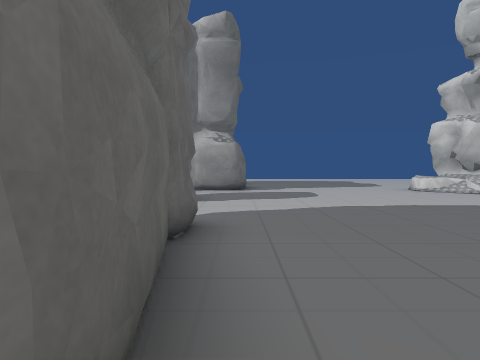
view 1 (above)

24 first-person views from a walk through a Unity game level. The camera is 1.4 m above the floor, tilts 2° down and sees 70° across. The floor is counted in squares, 2 m on a side. Each view is taken from the middle of a square. On the plan, view 1 faces up. The plan holds only what a view shows up to about 11 squares ahead; the rest is blank. The place goes on beyond the plan. Some surface patterns are stand-ins.

view 2
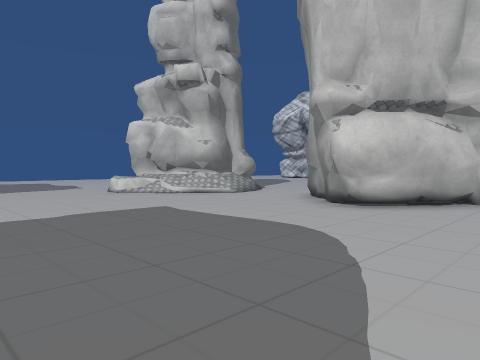

view 3
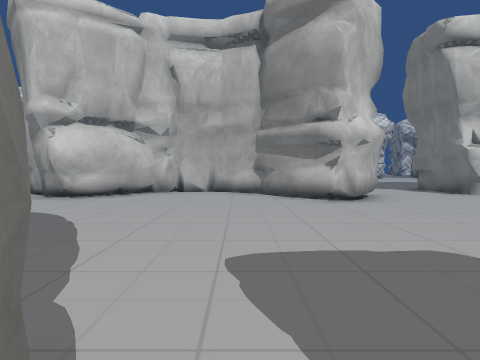

view 4
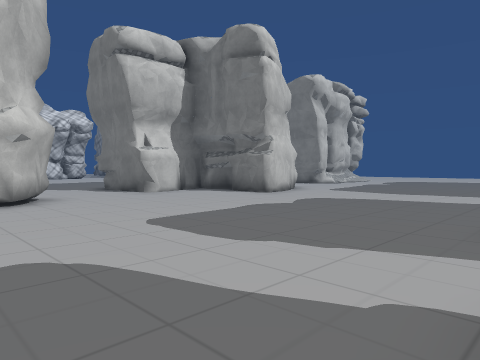

view 5
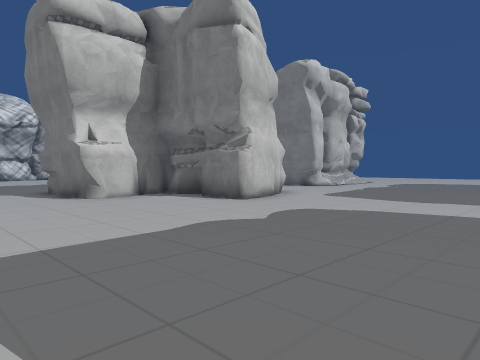

view 6
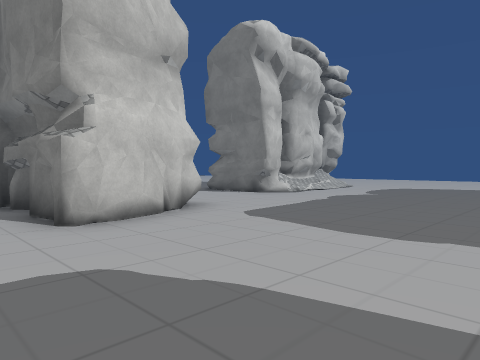

view 7
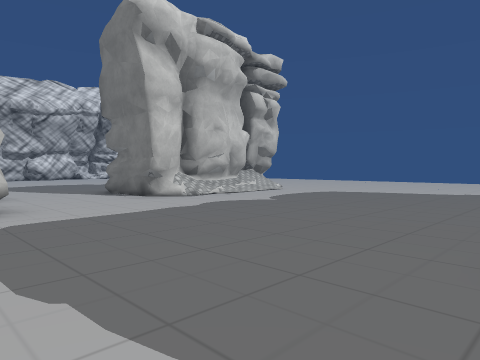

view 8
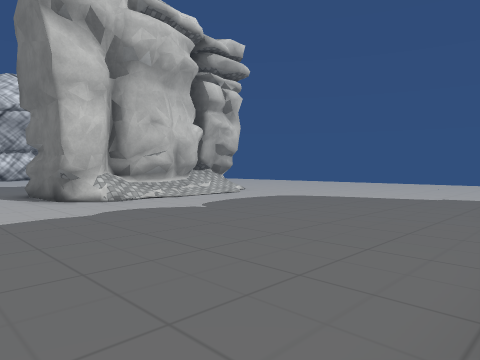

view 9
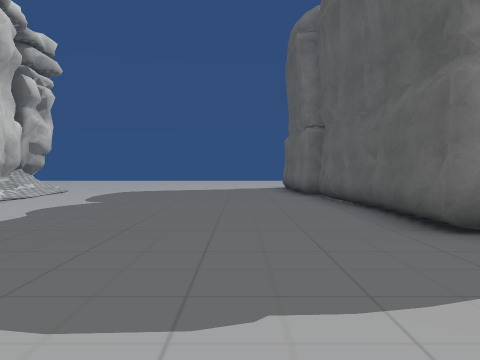

view 10
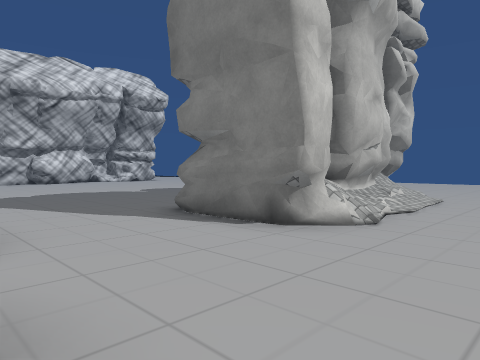

view 11
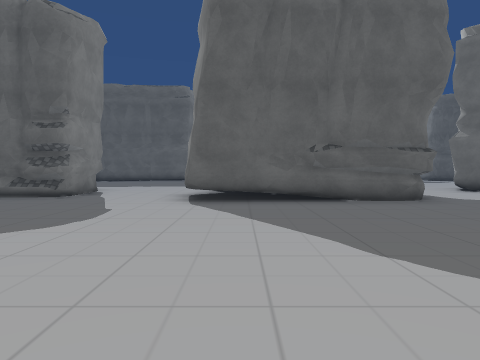

view 12
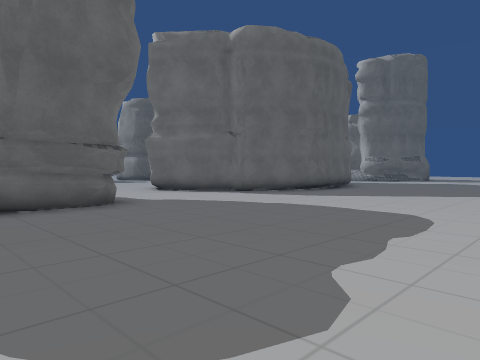

view 13
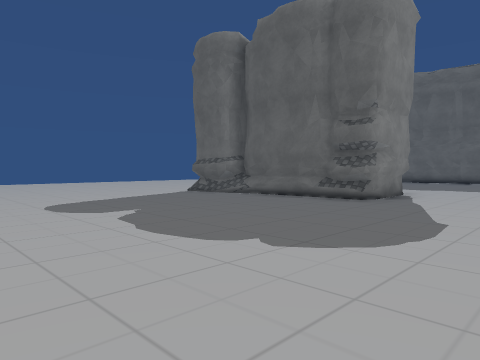

view 14
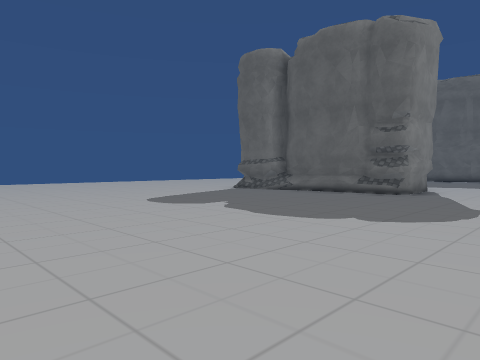

view 15
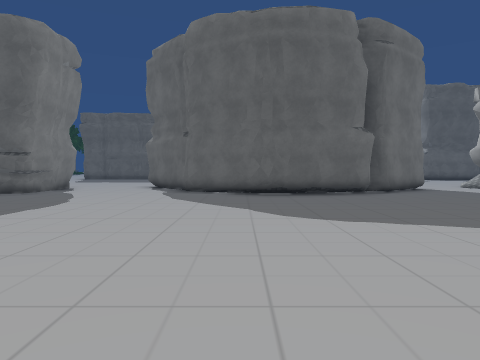

view 16
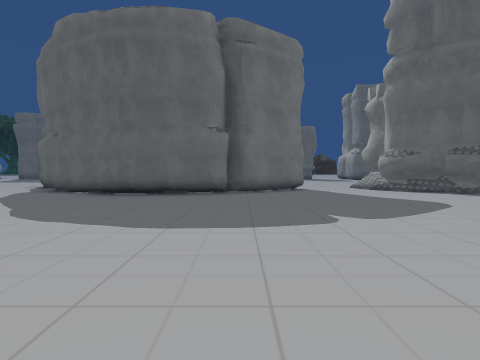

view 17
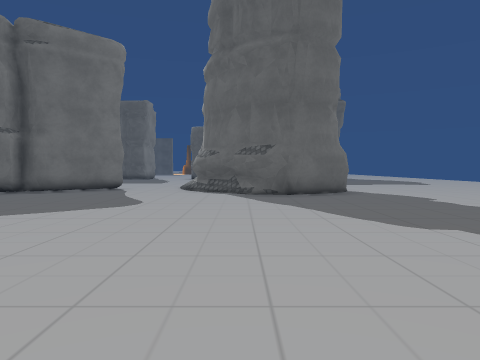

view 18
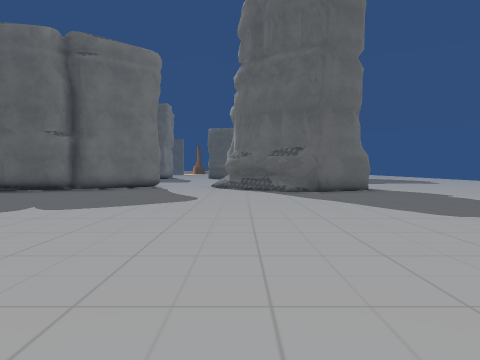

view 19
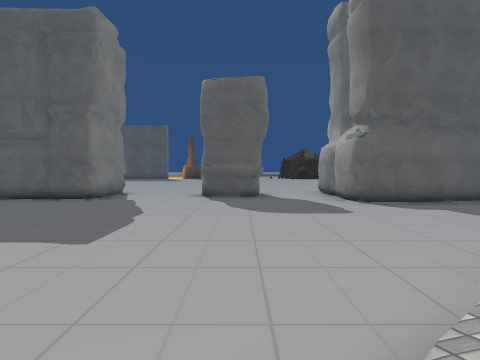

view 20
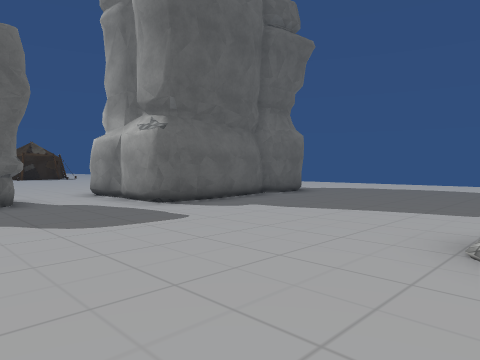

view 21
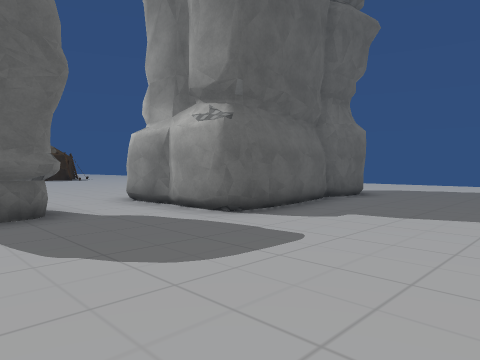

view 22
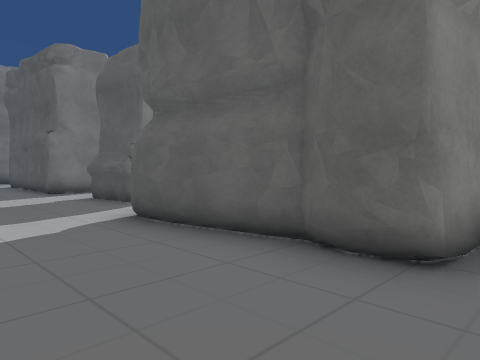

view 23
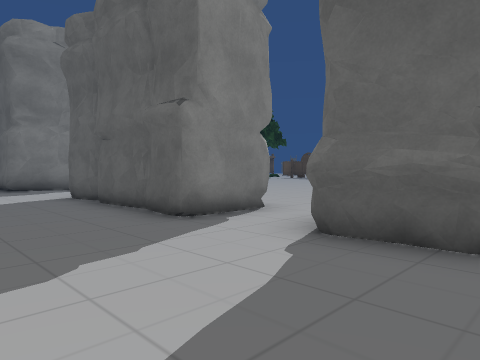

view 24
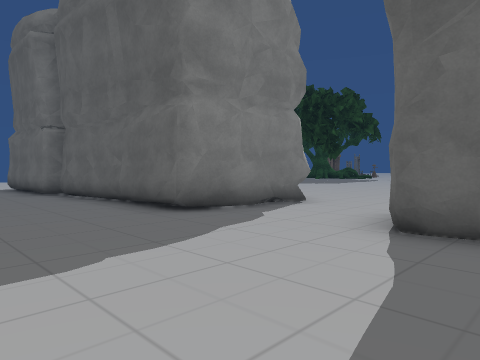

### Floor plan
Key: @ floor where view 1 was taken; # wall or solid block; . floor; / step, stairs or slope; = window, fence, low wall or low ledge.
Columns run from 7 left of view 1 to 21 right of it. Each row starts with its distance up from view 1.
 14       #......    ......
 13       ##.....    #......
 12        #.....    #........
 11 ....####.....=#  ##........
 10 .............=# ##/.........
  9   ............###/...........
  8      #.........//...........
  7      #.....................
  6     ............#.........
  5     ...........##..........
  4     ###.......####..........
  3       #........###.........
  2       #.........###.......
  1       #.........###........
  0       .@........##..........
 -1       .........###.........
 -2      #........###.........
 -3      #........##........
 -4     ....................
 -5    ..##.................
 -6  .... #........###.......
 -7  ..   #........###.......
 -8       #.........##.......
 -9       #......#####.......
-10     .........##  #........
-11   ............#. #.........
-12 ...........................
-13 ....###....................
-14       #....................
-15       #......./###........
-16       ##....../###........
-17        #....../###........
-18        #....../###........
-19        #......//##........
-20        #......./ /.......

Positions as (right, up) in squares from view 1, and headings:
1: (0, 0), facing up
2: (1, 1), facing up-right
3: (-1, 0), facing right
4: (-1, -1), facing down-right
5: (0, -3), facing down-right
6: (1, -7), facing down-right
7: (0, -10), facing down-right
8: (0, -12), facing down-right
9: (2, -9), facing down
10: (5, -11), facing down-right
11: (18, -10), facing left
12: (17, -9), facing up-left
13: (17, -11), facing down-left
14: (19, -11), facing down-left
15: (20, 0), facing left
16: (20, 4), facing left
17: (20, 10), facing left
18: (21, 9), facing left
19: (8, 8), facing left
20: (6, 7), facing up-left
21: (4, 7), facing up-left
22: (2, 5), facing down-left
23: (2, -1), facing down-left
24: (3, -8), facing down-left
